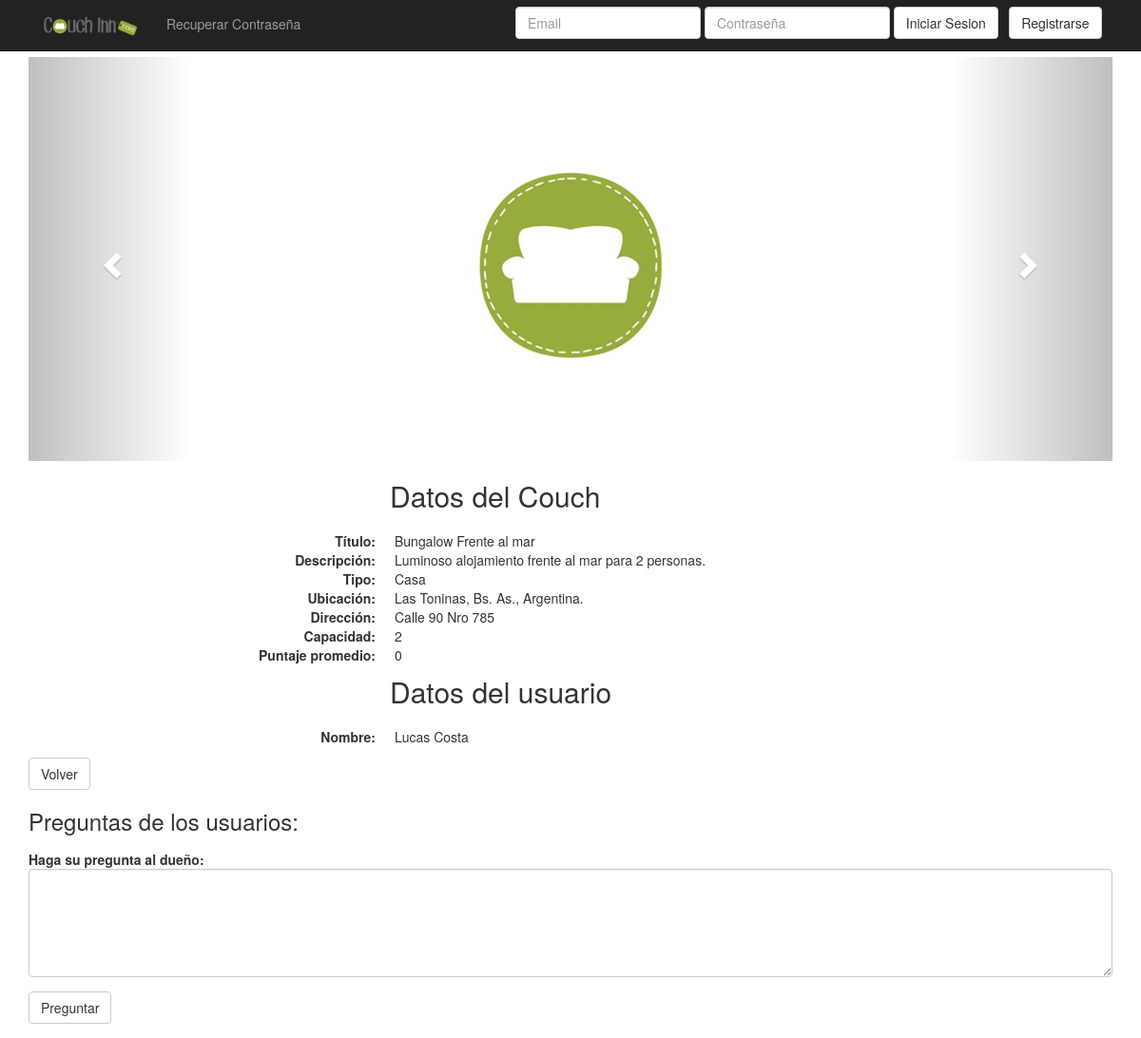
Screenshot of /detalle_couch.php?id=1 with the database file from the repository.
### tables this page shows
CREATE TABLE `couch` (
  `id_couch` int(100) NOT NULL,
  `id_usuario` int(100) NOT NULL,
  `id_tipo` int(100) NOT NULL,
  `titulo` varchar(100) NOT NULL,
  `descripcion` text NOT NULL,
  `ubicacion` varchar(100) NOT NULL,
  `direccion` varchar(100) NOT NULL,
  `capacidad` int(100) NOT NULL,
  `eliminado_couch` tinyint(1) NOT NULL DEFAULT '0',
  `despublicado` tinyint(1) NOT NULL DEFAULT '0'
);

CREATE TABLE `tipo` (
  `id_tipo` int(100) NOT NULL,
  `nombre_tipo` varchar(30) NOT NULL,
  `eliminado` tinyint(1) DEFAULT '0'
);

CREATE TABLE `usuario` (
  `id_usuario` int(100) NOT NULL,
  `email` varchar(30) NOT NULL,
  `nombre` varchar(35) NOT NULL,
  `apellido` varchar(35) NOT NULL,
  `fnac` date NOT NULL,
  `telefono` varchar(25) NOT NULL,
  `clave` varchar(15) NOT NULL
);

### detalle_couch.php (the view, shortened to what this page needs)
<?php
include("conectarBD.php");
$first= true;
$esDuenio = false;
$query= "SELECT * FROM couch INNER JOIN tipo ON (couch.id_tipo = tipo.id_tipo) INNER JOIN usuario ON (couch.id_usuario = usuario.id_usuario) WHERE (couch.id_couch ='".$_GET["id"]."' AND couch.eliminado_couch = 0)";
$resultado= mysqli_query($conexion, $query);
if (mysqli_num_rows($resultado) == 1){
?>
<!DOCTYPE html>
<html>
<head>
    <link href="bootstrap/css/bootstrap.min.css" rel="stylesheet">
    <link href="default.css" rel="stylesheet"><link rel="icon" href="img/logo.png">
</head>
<body>
<?php include("navbar.php"); ?>
<div class="container">
    <?php while ( $couch = mysqli_fetch_array($resultado)) {
        $query_foto="SELECT ruta FROM foto WHERE id_couch='".$_GET["id"]."'";
        $resultado_foto=mysqli_query($conexion, $query_foto);
        $cant_fotos=mysqli_num_rows($resultado_foto);
        ?>
                                <div id="myCarousel" class="carousel slide" data-ride="carousel">
                                    <?php if ($cant_fotos != 0){ ?>
                                        <div class="carousel-inner" role="listbox">
                                            <?php while ( $foto = mysqli_fetch_array($resultado_foto)) {
                                                if( $first){ $first=false;?>
                                                    <div class="item active">
                                                        <img  src=<?php echo($foto["ruta"]);?> >
                                                    </div>
                                                <?php } else {?>
                                                    <div class="item">
                                                        <img  src=<?php echo($foto["ruta"]);?> >
                                                    </div>
                                                <?php }
                                            } ?>
                                        </div>
                                    <?php } else { ?>
                                        <div class="carousel-inner" role="listbox">
                                            <div class="item active">
                                                <img  src=<?php echo("img/logo.png");?> >
                                            </div>
                                        </div>
                                    <?php }        ?>
                                    <a class="left carousel-control" href="#myCarousel" role="button" data-slide="prev">
                                        <span class="glyphicon glyphicon-chevron-left" aria-hidden="true"></span>
                                    </a>
                                    <a class="right carousel-control" href="#myCarousel" role="button" data-slide="next">
                                        <span class="glyphicon glyphicon-chevron-right" aria-hidden="true"></span>
                                    </a>
                                </div>
                                <p class="h2 col-md-offset-4"> Datos del Couch</p>
                                <div class="col-md-offset-2 col-md-6 inf_couch">
                                    <d1 class="dl-horizontal">
                                        <dt> Título: </dt>
                                        <dd> <?php echo($couch["titulo"]) ?></dd>
                                        <dt> Descripción: </dt>
                                        <dd> <?php echo($couch["descripcion"]) ?></dd>
                                        <dt> Tipo:</dt>
                                        <dd> <?php echo($couch["nombre_tipo"]) ?></dd>
                                        <dt> Ubicación: </dt>
                                        <dd> <?php echo($couch["ubicacion"]) ?></dd>
                                        <dt> Dirección: </dt>
                                        <dd> <?php echo($couch["direccion"]) ?></dd>
                                        <dt> Capacidad: </dt>
                                        <dd> <?php echo($couch["capacidad"]) ?></dd>
                                    <?php
                                        $promedioQuery= "SELECT AVG(puntaje) AS promedio FROM puntoscouch WHERE id_couch ='". $_GET['id'] ."'";
                                        $promedioConsulta= mysqli_query($conexion, $promedioQuery);
                                        while ($promedio = mysqli_fetch_array($promedioConsulta)) {
                                            if($promedio['promedio'] == NULL){ ?>
                                           <dt>Puntaje promedio: </dt>
                                           <dd> 0 </dd>
                                     <?php       } else {
                                    ?>
                                          <dt> <a href=<?php echo("listadoPuntajes.php?idCouch=".$_GET['id']);?>> Puntaje promedio: </a> </dt>
                                          <dd> <?php echo(substr($promedio['promedio'], 0, 4)); ?></dd>
                                       <?php }}
                                    ?>
                                    </d1>
                                </div>
                                <p class="h2 col-md-offset-4"> Datos del usuario</p>
                                <div class="col-md-offset-2 col-md-6 inf_couch">
                                    <d1 class="dl-horizontal">
                                        <dt> Nombre: </dt>
                                        <dd> <?php echo($couch["nombre"]) ?> <?php echo($couch["apellido"]) ?></dd>
                                    </d1>
                                </div>
                            <?php   }    ?>
            <a class="btn btn-default" href="index.php">Volver</a>
    <h3> Preguntas de los usuarios: </h3>
    <?php if(!$esDuenio){
        ?>
        <form name="form-preguntas" class="form-horizontal" method="GET" action="consultas/altaPregunta.php">
            <div class="form-group">
                <label class="control-label" for="preguntaCouch">Haga su pregunta al dueño: </label>
                <textarea class="form-control" rows="5" cols="50" maxlength="250" name="preguntaCouch" id="preguntaCouch" required></textarea>
            </div>
            <div class="form-group">
                <button type="submit" name="submit" class="btn btn-default">Preguntar</button>
            </div>
        </form>
    <?php } ?>
</div>
</body>
</html>
<?php } else {
    echo("Este Couch ha sido eliminado"); ?>
    <br><a class="btn btn-default" href="index.php">Volver</a>
<?php } ?>

### navbar.php (shortened to what this page needs)
<?php
if( isset($_SESSION['sesion_usuario'])){
    if( isset($_SESSION['admin']) && ($_SESSION['admin'] == true)) {
    ?>
        <nav class="navbar navbar-inverse navbar-fixed-top" >
            <div class="container" >
                <div id = "navbar" class="navbar-collapse collapse" >
                    <ul class="nav navbar-nav" >
                        <li ><a href = "index.php" > <img class="img-responsive center-block" height = "40" width = "100" src="img/header.png"></a ></li >
                        <!--<li ><a href = "listado_tipos_hospedajes.php" > Listado de tipos de hospedajes</a ></li >
                        <li ><a href = "#" > Agregar tipos de hospedajes</a ></li >
                        <li ><a href = "#" > Modificar tipos de hospedajes</a ></li >
                        <li ><a href = "#" > Eliminar tipos de hospedajes</a ></li >-->
                        <li class="dropdown" >
                            <a href = "#" class="dropdown-toggle" data-toggle= "dropdown" role = "button" aria-haspopup = "true" aria-expanded = "false" > Manejar Tipos de Hospedaje <span class="caret" ></span ></a >
                            <ul class="dropdown-menu" >
                                <li ><a href = "listado_tipos_hospedajes.php" > Listado de tipos de hospedajes</a ></li >
                                <li ><a href = "alta_tipos_hospedaje_form.php" > Agregar tipos de hospedajes</a ></li >
                                <!--
                                <li ><a href = "modificar_tipos_hospedaje_form.php" > Modificar tipos de hospedajes</a ></li >
                                <li ><a href = "eliminar_tipos_hospedaje_form.php" > Eliminar tipos de hospedajes</a ></li >
                                -->
                            </ul >
                        </li >
                        <li class="dropdown" >
                            <a href = "#" class="dropdown-toggle" data-toggle= "dropdown" role = "button" aria-haspopup = "true" aria-expanded = "false" > Administrador <span class="caret" ></span ></a >
                            <ul class="dropdown-menu" >
                                <li ><a href = "#" > Ver perfil </a ></li >
                                <li ><a href = "user_modForm.php" > Modificar perfil </a ></li >
                            </ul >
                        </li >
                    </ul >
                    <form id="user-session" class="form-inline pull-right" method="post" action="consultas/cerrar_sesion.php">
                        <button type="submit" class="btn btn-default">Cerrar Sesion</button>
                    </form>
                </div >
            </div >
        </nav >
    <?php
         }else {
    ?>
    <nav class="navbar navbar-inverse navbar-fixed-top" >
        <div class="container" >
            <div id = "navbar" class="navbar-collapse collapse" >
                <ul class="nav navbar-nav" >
                    <li ><a href = "index.php" > <img class="img-responsive center-block" height = "40" width = "100" src="img/header.png"></a ></li >
                    <?php
                    $esPremium = true;
                            include_once("conectarBD.php");
                            $query= "SELECT id_usuario FROM premium WHERE id_usuario='".$_SESSION['id_usuario']."'";
                            $resultado_navbar= mysqli_query($conexion, $query);
                            if(mysqli_num_rows($resultado_navbar) == 0){ $esPremium = false;
                    ?>
                                <li ><a href = "hacerse_premium.php" > Ser Premium</a ></li >
                    <?php }  ?>
                    <li class="dropdown">
                        <a href = "#" class="dropdown-toggle" data-toggle= "dropdown" role = "button" aria-haspopup = "true" aria-expanded = "false" > Mis Couchs <span class="caret" ></span ></a >
                        <ul class="dropdown-menu" >
                            <li ><a href = "altaCouch.php" > Crear couch </a ></li >
                            <li ><a href = "listado_mis_couchs.php" > Ver mis couch </a ></li >
                        </ul>
                    </li>
                    <li class="dropdown" >
                        <a href = "#" class="dropdown-toggle  <?php if($esPremium) { echo("  glyphicon glyphicon-star-empty");} ?>" data-toggle= "dropdown" role = "button" aria-haspopup = "true" aria-expanded = "false" > <?php echo($_SESSION["nombre_completo"])?> <span class="caret" ></span ></a >
                        <ul class="dropdown-menu" >
                            <li ><a href = "#" > Ver perfil </a ></li >
                            <li ><a href = "user_modForm.php" > Modificar perfil </a ></li >
                        </ul >
                    </li >
                </ul >
                <form id="user-session" class="form-inline pull-right" method="post" action="consultas/cerrar_sesion.php">
                    <button type="submit" class="btn btn-default">Cerrar Sesion</button>
                </form>
            </div >
        </div >
    </nav >
<?php }  } else { include("modal-Pass.php");?>
    <nav class="navbar navbar-inverse navbar-fixed-top" >
        <div class="container">
            <div id="navbar" class="navbar-collapse collapse">
                <ul class="nav navbar-nav">
                    <li ><a href = "index.php" > <img class="img-responsive center-block" height = "40" width = "100" src="img/header.png"></a ></li >
                    <li> <a href="#" data-toggle="modal" data-target="#modalRecPass"> Recuperar Contraseña </a>
                    </li>
                </ul>
                <form id="register" class="form-inline pull-right" method="get" action="user_form.php">
                    <button type="submit" class="btn btn-default">Registrarse </button>
                </form>
                <form id="user-session" class="form-inline pull-right" method="post"  action="consultas/logueo_usuario.php">
                    <div class="form-group">
                        <input type="email" name="email" class="form-control" id="emailLoggin" placeholder="Email" maxlength="30" required>
                    </div>
                    <div class="form-group">
                        <input type="password" name="clave" class="form-control" id="claveLoggin" placeholder="Contraseña" maxlength="15" required>
                    </div>
                    <button type="submit" class="btn btn-default">Iniciar Sesion</button>
                </form>
            </div>
        </div>
    </nav>
<?php } ?>

### default.css (style rules this page uses)
#navbar form { margin-top: 0.5em; margin-right: 1%; }
.inf_couch { margin-right: 100%; margin-bottom: 1%; padding-top: 1%; }
.item { height: 425px; }
.carousel-inner > .item img { max-height: 100%; max-width: 100%; position: absolute; top: 0; bottom: 0; left: 0; right: 0; margin: auto; }

### rows the page displays
couch: titulo "Bungalow Frente al mar", descripcion "Luminoso alojamiento frente al mar para 2 personas.", id_tipo.nombre_tipo "Casa", ubicacion "Las Toninas, Bs. As., Argentina.", direccion "Calle 90 Nro 785", capacidad "2", id_usuario.nombre "Lucas", id_usuario.apellido "Costa"
